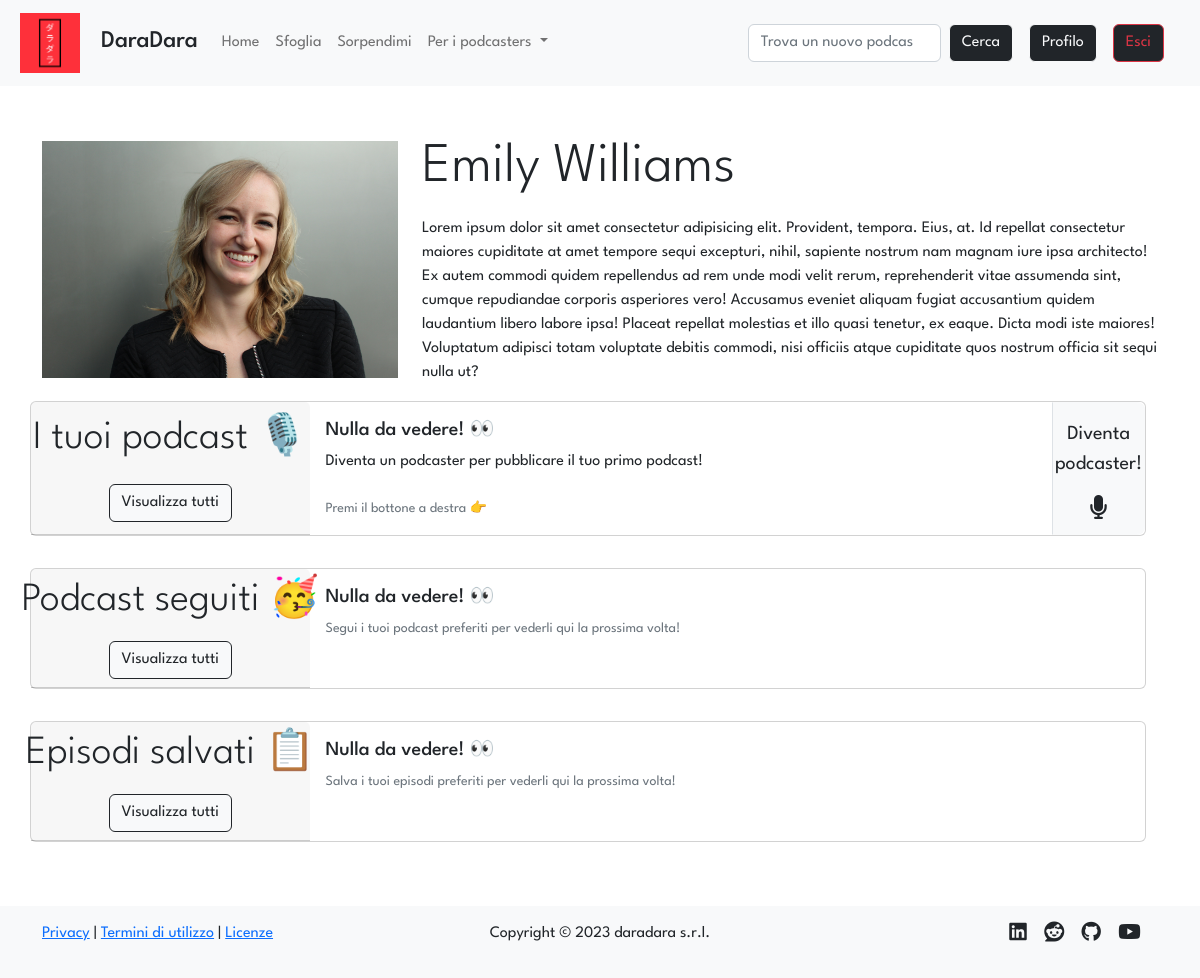
/profile/4 (signed in), run on an earlier commit of the app's database.
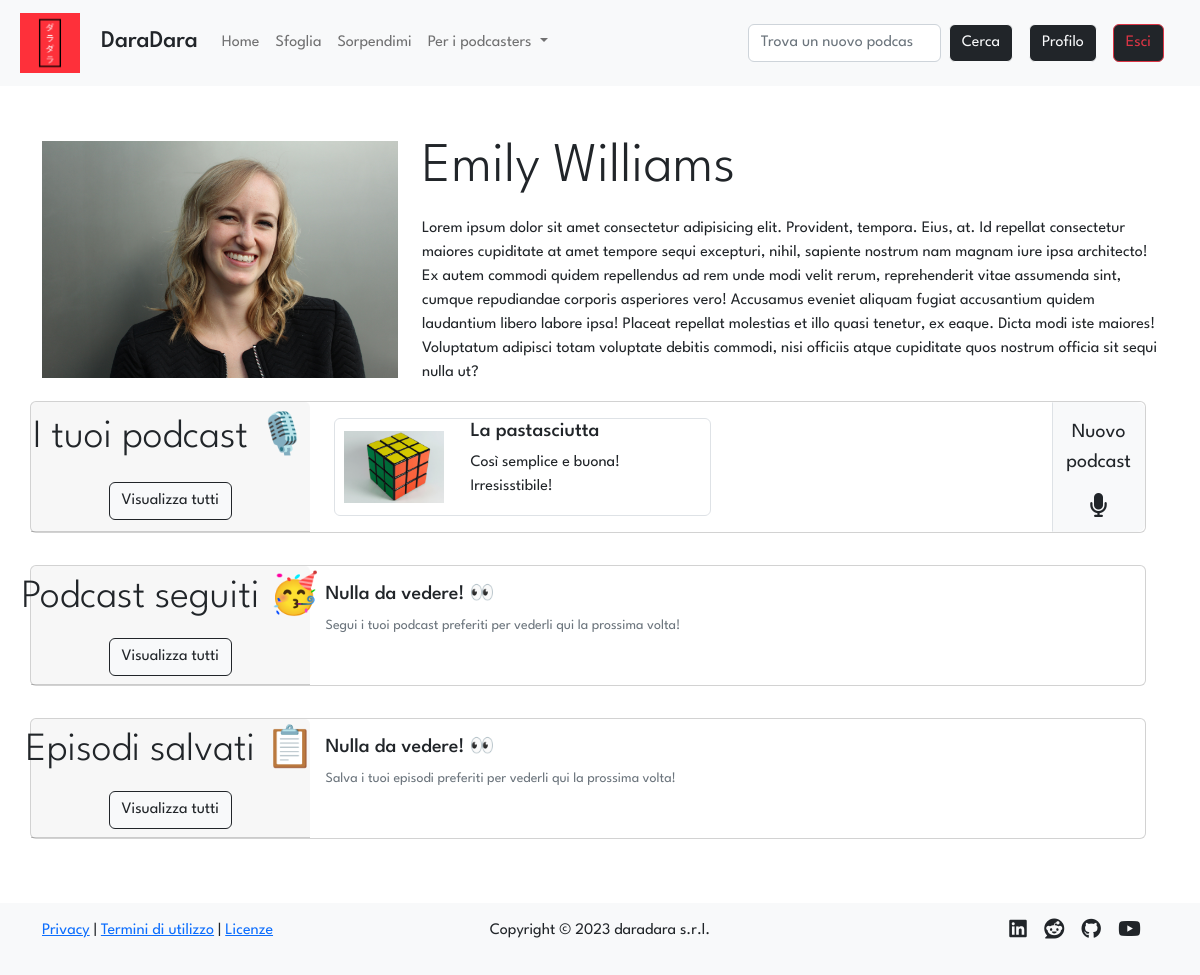
And on a later commit of the database.
### tables this page shows
CREATE TABLE "podcasts" (
	"id"	INTEGER NOT NULL UNIQUE,
	"title"	TEXT NOT NULL UNIQUE,
	"desc"	TEXT NOT NULL,
	"img"	TEXT NOT NULL,
	"id_user"	INTEGER NOT NULL,
	FOREIGN KEY("id_user") REFERENCES "users"("id"),
	PRIMARY KEY("id" AUTOINCREMENT)
);

### app.py (the view)
@app.route('/profile/<int:id>')
def profile(id):
    user = dao.get_user(id)
    creators = dao.get_creators()
    is_creator = False
    if user and creators:
        podcasts = dao.get_podcasts_by_user(id_user=id)
        follows = dao.get_follows_join_podcasts(id_user=id)
        saves = dao.get_saves_join_episodes_podcasts(id_user=id)
        for creator in creators:
            if creator['id'] == user['id']:
                is_creator = True
        return render_template('profile.html', user=user, podcasts=podcasts, follows=follows, saves=saves, is_creator = is_creator)
    else:
        flash(message='L\'utente cercato non esiste', category='warning')
        return redirect(url_for('index'))

### app.py (called while the page is built)
@login_manager.user_loader
def load_user(user_id):
    return User(dao.get_user(user_id))

### data/dao.py (called while the page is built)
def get_saves_join_episodes_podcasts(id_user):
    conn, cursor = connect()
    saves = False
    try:
        sql = 'SELECT podcasts.id AS "id", episodes.id AS "ep_id", episodes.title AS "title", episodes.description "desc", podcasts.img AS "img", podcasts.title AS "podcast_title" FROM saves, episodes, podcasts WHERE saves.id_ep = episodes.id AND episodes.id_podcast = podcasts.id AND saves.id_user = ?'
        cursor.execute(sql, (id_user,))
        saves = cursor.fetchall()
    except Exception as e:
        print(e)
    close(conn, cursor)
    return saves

def get_follows_join_podcasts(id_user):
    conn, cursor = connect()
    follows = False
    try:
        sql = 'SELECT * FROM follows, podcasts WHERE follows.id_podcast = podcasts.id AND follows.id_user = ?'
        cursor.execute(sql, (id_user,))
        follows = cursor.fetchall()
    except Exception as e:
        print(e)
    close(conn, cursor)
    return follows

def connect():
    conn = sqlite3.connect(PATH)
    conn.row_factory = sqlite3.Row
    cursor = conn.cursor()
    return conn, cursor

### templates/profile.html (shortened to what the changed rows need)
{% extends 'layout.html' %}
{% block stylesheets %} <link rel="stylesheet" href="{{url_for('static', filename='stylesheets/profile.css')}}"> {% endblock %}
{% block content %}
<div class="row">
    {% if current_user.id == user.id %}
    <div class="row mt-3">
        <div class="card mb-3 mx-lg-0 mx-2 p-0">
            <div class="row g-0">
                <div class="col">
                    <div class="card-body row g-2">
                        {% if is_creator %}
                        <div class="card-scroll">
                            {% for podcast in podcasts[:5] %}
                            <a href="{{ url_for('podcast', id=podcast.id) }}" class="d-inline-block mx-2 border rounded-2 px-2">
                                <div class="row">
                                <div class="col-4 d-flex align-items-center justify-content-center">
                                    <img src="{{url_for('static', filename='uploads/images/covers/{0}{1}'.format(podcast.id, podcast.img))}}" class="im-card img-fluid" alt="Card image" style="max-width: 100px;">
                                </div>
                                <div class="col-8">
                                    <h5 class="">{{podcast.title}}</h5>
                                    <p class="text-wrap">{{podcast.desc}}</p>
                                </div>
                                </div>
                            </a>
                            {% endfor %}
                        </div>
                        {% else %}
                            <h5 class="card-title mb-0">Nulla da vedere! 👀</h5>
                            <p class="card-text">Diventa un podcaster per pubblicare il tuo primo podcast!</p>
                            <small class="text-muted">Premi il bottone a destra 👉</small>
                        {% endif %}
                    </div>
                </div>
                <a href="{{ url_for('new_podcast') }}" class="col-12 col-lg-1 btn btn-lg btn-light border-start rounded-0-start border-dark-start bg-light d-flex flex-lg-column justify-content-center align-items-center" role="button">
                    <div>{% if podcasts %}Nuovo podcast{% else %}Diventa podcaster!{% endif %}</div>
                    <i class="fa-solid fa-microphone mt-0 ms-3 mt-lg-3 ms-lg-0" style="font-size: x-large;"></i>
                </a>
            </div>
        </div>
    </div>
    {% endif %}
</div>
{% endblock %}

What changed in the data, as far as the page shows it:
added podcasts: id+img (picture), title "La pastasciutta", desc "Così semplice e buona! Irresisstibile!"
Also different on the page:
text no longer shown: "Nulla da vedere! 👀 Diventa un podcaster per pubblicare il tuo primo podcast! Premi il bottone a destra 👉 Diventa podcaster!"
text now shown: "Nuovo podcast"
